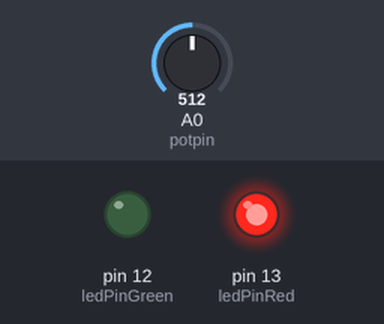
Bench run of a sketch on a simulated Arduino Uno, built with avr-gcc and run on an emulated ATmega328P. Shown: output pins drawn as LEDs (lit = HIGH). The inputs (shaded band) are chosen by the test bench; at power-on: A0 (potpin) = 512.

Above: at 1.2 s.
1.3 s: A0 (potpin) set to 496
At 2.5 s:
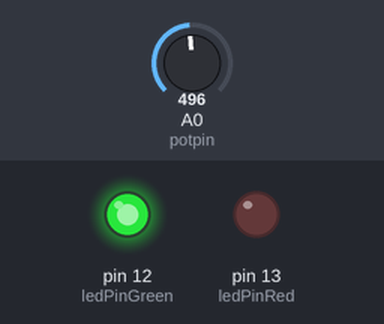
2.8 s: A0 (potpin) set to 522
At 3.8 s:
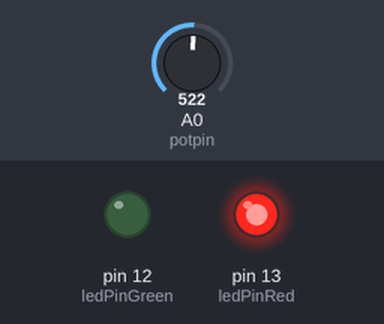
4.3 s: A0 (potpin) set to 511
At 4.9 s:
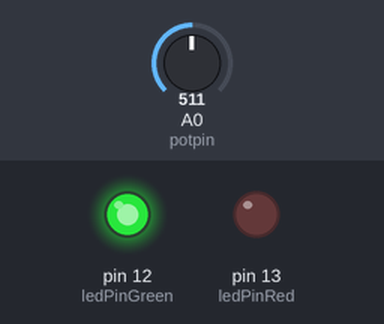
Timing chart, 0 to 7.3 s (numbered marks = the images above; inputs shaded):
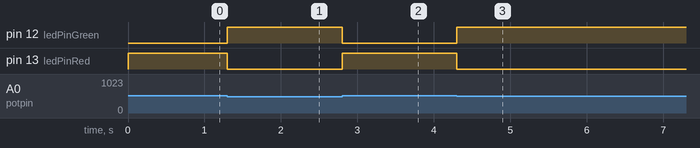

The sketch:

potentiometer.ino
```cpp
/*
  Potentiometer

  A simple program that takes input from a potentiometer
  and lights an LED depending on the value
*/
int potpin = 0; // define analog pin0
int ledPinRed = 13; // define red led pin13
int ledPinGreen = 12; // define green led pin12
int val = 0; // poteniometer input value

void setup() {
  Serial.begin(9600); // set baud rate 9600
  pinMode(ledPinRed, OUTPUT); // set pin13 output
  pinMode(ledPinGreen, OUTPUT); // set pin12 output
}

void loop() {
  val = analogRead(potpin);// give the value of pin0 to val

  // If the vale is greater or equal to 512 then we switch
  // the green pin off, and the red pin on and vice versa
  if (val >= 512) {
    digitalWrite(ledPinRed, HIGH);
    digitalWrite(ledPinGreen, LOW);
  }
  else {
    digitalWrite(ledPinRed, LOW);
    digitalWrite(ledPinGreen, HIGH);
  }

  // Serial.println(val) ; // print val
}
```

Measured:
- the behaviour switches between 512 and 511 on A0 (potpin) (found by bisection; images 0 and 1)
- after the input at 1.3 s, pin 12 (ledPinGreen): LOW → HIGH at once; pin 13 (ledPinRed): HIGH → LOW at once
- after the input at 2.8 s, pin 12 (ledPinGreen): HIGH → LOW at once; pin 13 (ledPinRed): LOW → HIGH at once
- after the input at 4.3 s, pin 12 (ledPinGreen): LOW → HIGH at once; pin 13 (ledPinRed): HIGH → LOW at once
